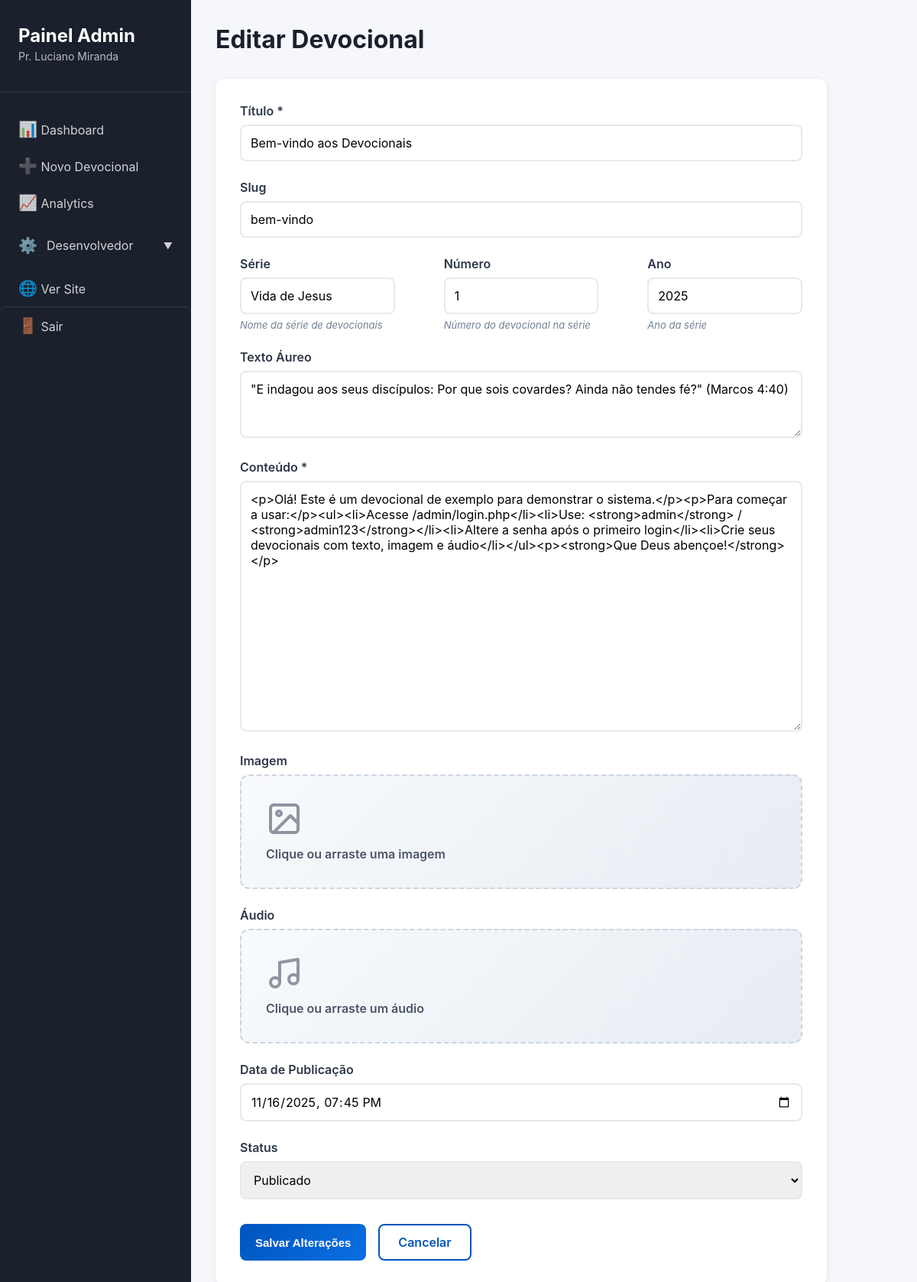
The page /admin/edit.php?id=1 (signed in) on the database its author committed.
### tables this page shows
CREATE TABLE IF NOT EXISTS devotionals (
    id INT AUTO_INCREMENT PRIMARY KEY,
    title VARCHAR(200) NOT NULL,
    slug VARCHAR(220) NOT NULL UNIQUE,
    serie VARCHAR(100) NULL COMMENT 'Nome da série (ex: Vida de Jesus)',
    numero_devocional VARCHAR(20) NULL COMMENT 'Número do devocional (ex: 258)',
    ano INT NULL COMMENT 'Ano da publicação (ex: 2025)',
    texto_aureo VARCHAR(500) NULL COMMENT 'Texto Áureo/Versículo principal',
    content_html MEDIUMTEXT NOT NULL,
    image_path VARCHAR(255) NULL,
    audio_path VARCHAR(255) NULL,
    published_at DATETIME NOT NULL,
    status ENUM('draft', 'published') DEFAULT 'published',
    views INT DEFAULT 0,
    created_at DATETIME DEFAULT CURRENT_TIMESTAMP,
    updated_at DATETIME DEFAULT CURRENT_TIMESTAMP ON UPDATE CURRENT_TIMESTAMP,
    created_by INT NULL,
    INDEX idx_published_at (published_at),
    INDEX idx_slug (slug),
    INDEX idx_status (status),
    INDEX idx_status_published (status, published_at),
    INDEX idx_serie_ano (serie, ano),
    FOREIGN KEY (created_by) REFERENCES admin_users(id) ON DELETE SET NULL
);

### admin/edit.php (the view, shortened to what this page needs)
<?php
require_once __DIR__ . '/../config/auth.php';
$id = $_GET['id'] ?? 0;
$stmt = $pdo->prepare('SELECT * FROM devotionals WHERE id = ?');
$stmt->execute([$id]);
$dev = $stmt->fetch();
?>
<!DOCTYPE html>
<html lang="pt-BR">
<head>
    <link rel="stylesheet" href="<?= SITE_URL ?>/assets/css/admin.css">
</head>
<body class="admin-body">
    <div class="admin-container">
        <aside class="admin-sidebar">
            <div class="sidebar-header">
                <h2>Painel Admin</h2>
                <p class="sidebar-subtitle">Pr. Luciano Miranda</p>
            </div>
            <nav class="sidebar-nav">
                <a href="dashboard.php" class="nav-link">
                    <span class="nav-icon">📊</span>
                    <span>Dashboard</span>
                </a>
                <a href="create.php" class="nav-link">
                    <span class="nav-icon">➕</span>
                    <span>Novo Devocional</span>
                </a>
                <a href="analytics.php" class="nav-link">
                    <span class="nav-icon">📈</span>
                    <span>Analytics</span>
                </a>
                <div class="nav-section">
                    <div class="nav-section-header">
                        <span class="nav-icon">⚙️</span>
                        <span>Desenvolvedor</span>
                        <span class="nav-toggle-icon">▼</span>
                    </div>
                </div>
                <a href="<?= SITE_URL ?>/" class="nav-link" target="_blank">
                    <span class="nav-icon">🌐</span>
                    <span>Ver Site</span>
                </a>
                <a href="logout.php" class="nav-link logout-link">
                    <span class="nav-icon">🚪</span>
                    <span>Sair</span>
                </a>
            </nav>
        </aside>
        <main class="admin-main">
            <header class="admin-header">
                <h1>Editar Devocional</h1>
            </header>
            <form method="POST" enctype="multipart/form-data" class="admin-form">
                <div class="form-group">
                    <label>Título *</label>
                    <input type="text" name="title" value="<?= htmlspecialchars($dev['title']) ?>" required>
                </div>
                <div class="form-group">
                    <label>Slug</label>
                    <input type="text" name="slug" value="<?= htmlspecialchars($dev['slug']) ?>">
                </div>
                <div class="form-row">
                    <div class="form-group">
                        <label>Série</label>
                        <input type="text" name="serie" value="<?= htmlspecialchars($dev['serie'] ?? '') ?>" placeholder="Ex: Vida de Jesus" maxlength="100">
                        <small class="form-hint">Nome da série de devocionais</small>
                    </div>
                    <div class="form-group">
                        <label>Número</label>
                        <input type="text" name="numero_devocional" value="<?= htmlspecialchars($dev['numero_devocional'] ?? '') ?>" placeholder="Ex: 258" maxlength="20">
                        <small class="form-hint">Número do devocional na série</small>
                    </div>
                    <div class="form-group">
                        <label>Ano</label>
                        <input type="number" name="ano" value="<?= $dev['ano'] ?? date('Y') ?>" min="2020" max="2099">
                        <small class="form-hint">Ano da série</small>
                    </div>
                </div>
                <div class="form-group">
                    <label>Texto Áureo</label>
                    <textarea name="texto_aureo" rows="3" placeholder="Versículo ou citação bíblica principal"><?= htmlspecialchars($dev['texto_aureo'] ?? '') ?></textarea>
                </div>
                <div class="form-group">
                    <label>Conteúdo *</label>
                    <textarea name="content" rows="15" required><?= htmlspecialchars($dev['content_html']) ?></textarea>
                </div>
                <div class="form-group">
                    <label>Imagem <?= $dev['image_path'] ? '(atual: ' . basename($dev['image_path']) . ')' : '' ?></label>
                </div>
                <div class="form-group">
                    <label>Áudio <?= $dev['audio_path'] ? '(atual: ' . basename($dev['audio_path']) . ')' : '' ?></label>
                </div>
                <div class="form-group">
                    <label>Data de Publicação</label>
                    <input type="datetime-local" name="published_at" value="<?= date('Y-m-d\TH:i', strtotime($dev['published_at'])) ?>">
                </div>
                <div class="form-group">
                    <label>Status</label>
                    <select name="status">
                        <option value="published" <?= $dev['status'] === 'published' ? 'selected' : '' ?>>Publicado</option>
                    </select>
                </div>
                <div class="form-actions">
                    <button type="submit" class="btn-primary">Salvar Alterações</button>
                    <a href="dashboard.php" class="btn-secondary">Cancelar</a>
                </div>
            </form>
        </main>
    </div>
</body>
</html>

### assets/css/admin.css (style rules this page uses)
* { box-sizing: border-box; }
:root { --admin-primary: #0055bd; --admin-sidebar: #1a202c; --admin-bg: #f5f7fa; }
html { overflow-x: hidden; }
body { margin: 0; padding: 0; overflow-x: hidden; }
.admin-body { font-family: 'Inter', sans-serif; background: var(--admin-bg); margin: 0; }
.admin-container { display: flex; min-height: 100vh; width: 100%; max-width: 100vw; overflow-x: hidden; }
.admin-sidebar { width: 250px; background: var(--admin-sidebar); color: white; padding: 2rem 0; transition: left 0.3s ease; }
.sidebar-header { padding: 0 1.5rem 1.5rem; border-bottom: 1px solid rgba(255,255,255,0.1); margin-bottom: 1.5rem; position: relative; }
.sidebar-header h2 { margin: 0; font-size: 1.5rem; }
.sidebar-nav .nav-link { display: block; padding: 0.75rem 1.5rem; color: rgba(255,255,255,0.8); text-decoration: none; transition: all 0.2s; }
.nav-section { margin: 0.5rem 0; }
.nav-section-header { display: flex; align-items: center; gap: 0.75rem; padding: 0.75rem 1.5rem; color: rgba(255,255,255,0.8); cursor: pointer; transition: all 0.2s; user-select: none; }
.nav-toggle-icon { margin-left: auto; font-size: 0.75rem; transition: transform 0.3s ease; }
.admin-main { flex: 1; padding: 2rem; max-width: 100%; overflow-x: hidden; }
.admin-header { display: flex; justify-content: space-between; align-items: center; margin-bottom: 2rem; max-width: 100%; flex-wrap: wrap; gap: 1rem; }
.admin-header h1 { font-size: 2rem; color: #1a202c; margin: 0; }
.sidebar-subtitle { font-size: 0.875rem; color: rgba(255, 255, 255, 0.7); margin-top: 0.25rem; }
.nav-link { display: flex; align-items: center; gap: 0.75rem; padding: 0.875rem 1rem; color: rgba(255, 255, 255, 0.8); text-decoration: none; border-radius: 8px; transition: all 0.2s; }
.nav-icon { font-size: 1.25rem; min-width: 24px; text-align: center; }
.logout-link { margin-top: auto; border-top: 1px solid rgba(255, 255, 255, 0.1); padding-top: 1rem; }
.btn-primary { background: linear-gradient(135deg, #0055bd, #0a6fe3); color: white; padding: 0.625rem 1.25rem; border: none; border-radius: 8px; font-size: 0.9375rem; font-weight: 600; cursor: pointer; text-decoration: none; display: inline-block; transition: transform 0.2s; }
.btn-secondary { background: white; color: var(--admin-primary); padding: 0.75rem 1.5rem; border: 2px solid var(--admin-primary); border-radius: 8px; font-weight: 600; text-decoration: none; display: inline-block; }
.admin-form { background: white; padding: 2rem; border-radius: 12px; box-shadow: 0 2px 8px rgba(0,0,0,0.08); max-width: 800px; }
.admin-form .form-group { margin-bottom: 1.5rem; }
.admin-form .form-row { display: grid; grid-template-columns: 1fr 1fr 1fr; gap: 4rem; margin-bottom: 1.5rem; }
.admin-form .form-row .form-group { margin-bottom: 0; }
.admin-form label { display: block; margin-bottom: 0.5rem; font-weight: 600; color: #2d3748; }
.admin-form .form-hint { display: block; margin-top: 0.375rem; font-size: 0.8125rem; color: #718096; font-weight: 400; font-style: italic; }
.admin-form input[type="text"], .admin-form input[type="number"], .admin-form input[type="datetime-local"], .admin-form textarea, .admin-form select { width: 100%; padding: 0.75rem; border: 2px solid #e5e9f0; border-radius: 8px; font-size: 1rem; font-family: inherit; transition: border-color 0.2s; }
.form-actions { display: flex; gap: 1rem; margin-top: 2rem; }

### rows shown on the page
devotionals: title "Bem-vindo aos Devocionais", slug "bem-vindo", serie "Vida de Jesus", numero_devocional "1", ano "2025", texto_aureo "\"E indagou aos seus discípulos: Por que sois covardes? Ainda não tendes fé?\" (Marcos 4:40)", content "<p>Olá! Este é um devocional de exemplo para demonstrar o sistema.</p><p>Para começar a usar:</p><ul><li>Acesse /admin/login.php</li><li>Use: <strong>admin</strong> / <strong>admin123</strong></li><li>Altere a senha após o primeiro login</li><li>Crie seus devocionais com texto, imagem e áudio</li></ul><p><strong>Que Deus abençoe!</strong></p>", published_at "11/16/2025 19:45", status "Publicado"
